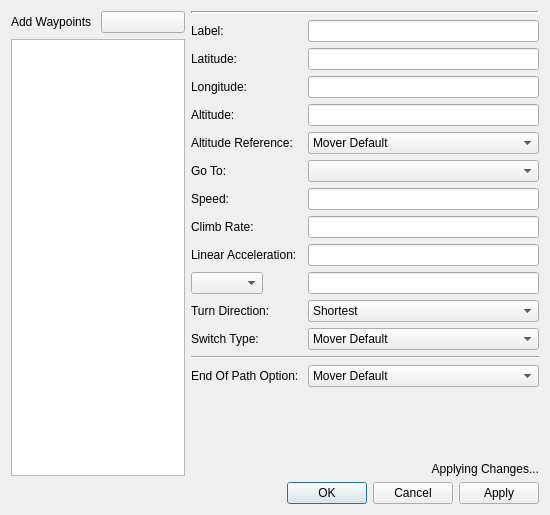
<?xml version="1.0" encoding="UTF-8"?>
<ui version="4.0">
 <class>WkfRouteBrowserDialog</class>
 <widget class="QDialog" name="WkfRouteBrowserDialog">
  <property name="geometry">
   <rect>
    <x>0</x>
    <y>0</y>
    <width>550</width>
    <height>515</height>
   </rect>
  </property>
  <property name="modal">
   <bool>false</bool>
  </property>
  <layout class="QVBoxLayout" name="verticalLayout">
   <item>
    <layout class="QHBoxLayout" name="horizontalLayout" stretch="1,2">
     <item>
      <layout class="QVBoxLayout" name="verticalLayout1">
       <item>
        <layout class="QHBoxLayout" name="horizontalLayout_2">
         <item>
          <widget class="QLabel" name="label">
           <property name="text">
            <string>Add Waypoints</string>
           </property>
          </widget>
         </item>
         <item>
          <widget class="wkf::LocationSelector" name="mLocationSelector">
           <property name="text">
            <string/>
           </property>
          </widget>
         </item>
        </layout>
       </item>
       <item>
        <widget class="QTreeWidget" name="treeWidget">
         <property name="sizePolicy">
          <sizepolicy hsizetype="Expanding" vsizetype="Expanding">
           <horstretch>1</horstretch>
           <verstretch>0</verstretch>
          </sizepolicy>
         </property>
         <property name="selectionMode">
          <enum>QAbstractItemView::SingleSelection</enum>
         </property>
         <attribute name="headerVisible">
          <bool>false</bool>
         </attribute>
         <column>
          <property name="text">
           <string notr="true">1</string>
          </property>
         </column>
        </widget>
       </item>
      </layout>
     </item>
     <item>
      <layout class="QFormLayout" name="waypointPropertiesSheet">
       <item row="1" column="0" colspan="2">
        <widget class="QFrame" name="waypoint_separator">
         <property name="frameShape">
          <enum>QFrame::HLine</enum>
         </property>
         <property name="frameShadow">
          <enum>QFrame::Sunken</enum>
         </property>
         <property name="lineWidth">
          <number>2</number>
         </property>
        </widget>
       </item>
       <item row="2" column="0">
        <widget class="QLabel" name="mLabelLabel">
         <property name="text">
          <string>Label: </string>
         </property>
        </widget>
       </item>
       <item row="2" column="1">
        <widget class="QLineEdit" name="mLabelEdit"/>
       </item>
       <item row="3" column="0">
        <widget class="QLabel" name="mLatLabel">
         <property name="text">
          <string>Latitude: </string>
         </property>
        </widget>
       </item>
       <item row="3" column="1">
        <widget class="UtQtLatPosLineEdit" name="mLatEdit"/>
       </item>
       <item row="4" column="0">
        <widget class="QLabel" name="mLonLabel">
         <property name="text">
          <string>Longitude: </string>
         </property>
        </widget>
       </item>
       <item row="4" column="1">
        <widget class="UtQtLonPosLineEdit" name="mLonEdit"/>
       </item>
       <item row="5" column="0">
        <widget class="QLabel" name="mAltLabel">
         <property name="text">
          <string>Altitude: </string>
         </property>
        </widget>
       </item>
       <item row="5" column="1">
        <widget class="UtQtLengthValueEdit" name="mAltEdit"/>
       </item>
       <item row="6" column="0">
        <widget class="QLabel" name="mAltRefLabel">
         <property name="text">
          <string>Altitude Reference: </string>
         </property>
        </widget>
       </item>
       <item row="6" column="1">
        <widget class="QComboBox" name="mAltRefEdit">
         <item>
          <property name="text">
           <string>Mover Default</string>
          </property>
         </item>
         <item>
          <property name="text">
           <string>MSL</string>
          </property>
         </item>
         <item>
          <property name="text">
           <string>AGL</string>
          </property>
         </item>
        </widget>
       </item>
       <item row="7" column="0">
        <widget class="QLabel" name="mGoToLabel">
         <property name="text">
          <string>Go To: </string>
         </property>
        </widget>
       </item>
       <item row="7" column="1">
        <widget class="QComboBox" name="mGoToEdit"/>
       </item>
       <item row="8" column="0">
        <widget class="QLabel" name="mSpeedLabel">
         <property name="text">
          <string>Speed: </string>
         </property>
        </widget>
       </item>
       <item row="8" column="1">
        <widget class="UtQtSpeedValueEdit" name="mSpeedEdit"/>
       </item>
       <item row="9" column="0">
        <widget class="QLabel" name="mClimbRateLabel">
         <property name="text">
          <string>Climb Rate: </string>
         </property>
        </widget>
       </item>
       <item row="9" column="1">
        <widget class="UtQtSpeedValueEdit" name="mClimbRateEdit"/>
       </item>
       <item row="10" column="0">
        <widget class="QLabel" name="mLinAccelLabel">
         <property name="text">
          <string>Linear Acceleration: </string>
         </property>
        </widget>
       </item>
       <item row="10" column="1">
        <widget class="UtQtAccelerationValueEdit" name="mLinAccelEdit"/>
       </item>
       <item row="11" column="0">
        <widget class="QComboBox" name="mRadAccelComboBox">
         <property name="sizeAdjustPolicy">
          <enum>QComboBox::AdjustToContents</enum>
         </property>
        </widget>
       </item>
       <item row="12" column="0">
        <widget class="QLabel" name="mTurnDir">
         <property name="text">
          <string>Turn Direction: </string>
         </property>
        </widget>
       </item>
       <item row="12" column="1">
        <widget class="QComboBox" name="mTurnDirEdit">
         <property name="currentIndex">
          <number>1</number>
         </property>
         <item>
          <property name="text">
           <string>Left</string>
          </property>
         </item>
         <item>
          <property name="text">
           <string>Shortest</string>
          </property>
         </item>
         <item>
          <property name="text">
           <string>Right</string>
          </property>
         </item>
        </widget>
       </item>
       <item row="13" column="0">
        <widget class="QLabel" name="mSwitchLabel">
         <property name="text">
          <string>Switch Type: </string>
         </property>
        </widget>
       </item>
       <item row="13" column="1">
        <widget class="QComboBox" name="mSwitchTypeEdit">
         <item>
          <property name="text">
           <string>Mover Default</string>
          </property>
         </item>
         <item>
          <property name="text">
           <string>On Passing</string>
          </property>
         </item>
         <item>
          <property name="text">
           <string>On Approach</string>
          </property>
         </item>
        </widget>
       </item>
       <item row="14" column="0" colspan="2">
        <widget class="QFrame" name="route_separator">
         <property name="frameShape">
          <enum>QFrame::HLine</enum>
         </property>
         <property name="frameShadow">
          <enum>QFrame::Sunken</enum>
         </property>
         <property name="lineWidth">
          <number>1</number>
         </property>
        </widget>
       </item>
       <item row="16" column="0">
        <widget class="QLabel" name="mEndPathLabel">
         <property name="text">
          <string>End Of Path Option: </string>
         </property>
        </widget>
       </item>
       <item row="16" column="1">
        <widget class="QComboBox" name="mEndPathEdit">
         <item>
          <property name="text">
           <string>Mover Default</string>
          </property>
         </item>
         <item>
          <property name="text">
           <string>Extrapolate</string>
          </property>
         </item>
         <item>
          <property name="text">
           <string>Stop</string>
          </property>
         </item>
         <item>
          <property name="text">
           <string>Remove</string>
          </property>
         </item>
        </widget>
       </item>
       <item row="11" column="1">
        <widget class="QStackedWidget" name="mRadAccelStackedWidget">
         <property name="currentIndex">
          <number>0</number>
         </property>
         <widget class="QWidget" name="mRadAccelPage">
          <layout class="QHBoxLayout" name="mRadAccelPageLayout">
           <property name="leftMargin">
            <number>0</number>
           </property>
           <property name="topMargin">
            <number>0</number>
           </property>
           <property name="rightMargin">
            <number>0</number>
           </property>
           <property name="bottomMargin">
            <number>0</number>
           </property>
           <item>
            <widget class="UtQtAccelerationValueEdit" name="mRadAccelEdit"/>
           </item>
          </layout>
         </widget>
         <widget class="QWidget" name="mBankAnglePage">
          <layout class="QHBoxLayout" name="mBankAnglePageLayout">
           <property name="leftMargin">
            <number>0</number>
           </property>
           <property name="topMargin">
            <number>0</number>
           </property>
           <property name="rightMargin">
            <number>0</number>
           </property>
           <property name="bottomMargin">
            <number>0</number>
           </property>
           <item>
            <widget class="UtQtAngleValueEdit" name="mBankAngleEdit"/>
           </item>
          </layout>
         </widget>
         <widget class="QWidget" name="mMaxGPage">
          <layout class="QHBoxLayout" name="mMaxGPageLayout">
           <property name="leftMargin">
            <number>0</number>
           </property>
           <property name="topMargin">
            <number>0</number>
           </property>
           <property name="rightMargin">
            <number>0</number>
           </property>
           <property name="bottomMargin">
            <number>0</number>
           </property>
           <item>
            <widget class="UtQtAccelerationValueEdit" name="mMaxGEdit"/>
           </item>
          </layout>
         </widget>
        </widget>
       </item>
       <item row="17" column="1">
        <spacer name="verticalSpacer">
         <property name="orientation">
          <enum>Qt::Vertical</enum>
         </property>
         <property name="sizeHint" stdset="0">
          <size>
           <width>20</width>
           <height>100</height>
          </size>
         </property>
        </spacer>
       </item>
       <item row="18" column="1">
        <widget class="QLabel" name="mChangesLabel">
         <property name="text">
          <string>Applying Changes...</string>
         </property>
         <property name="alignment">
          <set>Qt::AlignRight|Qt::AlignTrailing|Qt::AlignVCenter</set>
         </property>
        </widget>
       </item>
      </layout>
     </item>
    </layout>
   </item>
   <item>
    <widget class="QDialogButtonBox" name="buttonBox">
     <property name="standardButtons">
      <set>QDialogButtonBox::Apply|QDialogButtonBox::Cancel|QDialogButtonBox::Ok</set>
     </property>
    </widget>
   </item>
  </layout>
 </widget>
 <customwidgets>
  <customwidget>
   <class>UtQtLatPosLineEdit</class>
   <extends>QLineEdit</extends>
   <header>UtQtUnitValueEdit.hpp</header>
  </customwidget>
  <customwidget>
   <class>UtQtLonPosLineEdit</class>
   <extends>QLineEdit</extends>
   <header>UtQtUnitLineEdit.hpp</header>
  </customwidget>
  <customwidget>
   <class>UtQtLengthValueEdit</class>
   <extends>QLineEdit</extends>
   <header>UtQtUnitValueEdit.hpp</header>
  </customwidget>
  <customwidget>
   <class>UtQtSpeedValueEdit</class>
   <extends>QLineEdit</extends>
   <header>UtQtUnitValueEdit.hpp</header>
  </customwidget>
  <customwidget>
   <class>UtQtAccelerationValueEdit</class>
   <extends>QLineEdit</extends>
   <header>UtQtUnitValueEdit.hpp</header>
  </customwidget>
  <customwidget>
   <class>UtQtAngleValueEdit</class>
   <extends>QLineEdit</extends>
   <header>UtQtUnitValueEdit.hpp</header>
  </customwidget>
  <customwidget>
   <class>wkf::LocationSelector</class>
   <extends>QPushButton</extends>
   <header>WkfSelectorWidgets.hpp</header>
  </customwidget>
 </customwidgets>
 <tabstops>
  <tabstop>mLocationSelector</tabstop>
  <tabstop>treeWidget</tabstop>
  <tabstop>mLabelEdit</tabstop>
  <tabstop>mLatEdit</tabstop>
  <tabstop>mLonEdit</tabstop>
  <tabstop>mAltEdit</tabstop>
  <tabstop>mAltRefEdit</tabstop>
  <tabstop>mGoToEdit</tabstop>
  <tabstop>mSpeedEdit</tabstop>
  <tabstop>mClimbRateEdit</tabstop>
  <tabstop>mLinAccelEdit</tabstop>
  <tabstop>mRadAccelComboBox</tabstop>
  <tabstop>mRadAccelEdit</tabstop>
  <tabstop>mTurnDirEdit</tabstop>
  <tabstop>mSwitchTypeEdit</tabstop>
  <tabstop>mEndPathEdit</tabstop>
  <tabstop>mBankAngleEdit</tabstop>
  <tabstop>mMaxGEdit</tabstop>
 </tabstops>
 <resources/>
 <connections/>
</ui>
